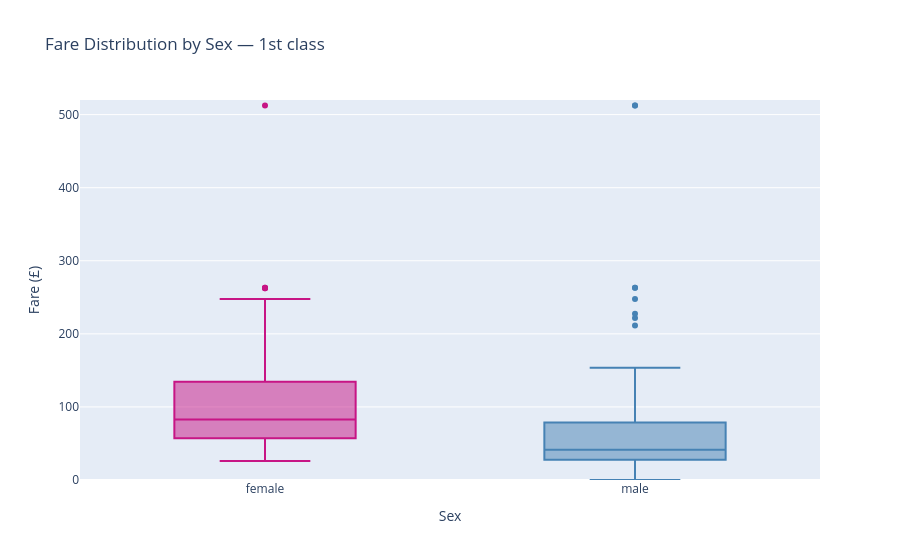

This figure's notebook cell:
### Markdown cell above
## 14. Create the second static Plotly figure

The second figure should add different but related evidence rather than repeat the first figure in another style.

### Code cell
fig2 = px.box(
    default_data,
    x="Sex",
    y="Fare",
    color="Sex",
    category_orders={"Sex": ["female", "male"]},
    color_discrete_map={"female": "mediumvioletred", "male": "steelblue"},
    title=f"Fare Distribution by Sex — {default_class}",
    labels={"Fare": "Fare (£)", "Sex": "Sex"}
)
fig2.update_yaxes(range=[0, 520])
fig2.update_layout(showlegend=False)
fig2.show()

### Figure 1 — Plotly figure (JSON) as saved in the notebook; plotly's stock layout.template omitted (floating-point values rounded to 4 significant figures)
{"data": [{"alignmentgroup": "True", "hovertemplate": "Sex=%{x}<br>Fare (£)=%{y}<extra></extra>", "legendgroup": "female", "marker": {"color": "mediumvioletred"}, "name": "female", "notched": false, "offsetgroup": "female", "orientation": "v", "showlegend": true, "type": "box", "x": ["female", "female", "female", "female", "female", "female", "female", "female", "female", "female", "female", "female", "female", "female", "female", "female", "female", "female", "female", "female", "female", "female", "female", "female", "female", "female", "female", "female", "female", "female", "female", "female", "female", "female", "female", "female", "female", "female", "female", "female", "female", "female", "female", "female", "female", "female", "female", "female", "female", "female", "female", "female", "female", "female", "female", "female", "female", "female", "female", "female", "female", "female", "female", "female", "female", "female", "female", "female", "female", "female", "female", "female", "female", "female", "female", "female", "female", "female", "female", "female", "female", "female", "female", "female", "female", "female", "female", "female", "female", "female", "female", "female", "female", "female"], "x0": " ", "xaxis": "x", "y": [71.28, 53.1, 26.55, 146.5, 76.73, 80.0, 263.0, 26.28, 66.6, 55.0, 28.71, 27.72, 146.5, 113.3, 76.29, 83.47, 79.2, 86.5, 512.3, 153.5, 135.6, 77.96, 78.85, 91.08, 151.6, 247.5, 110.9, 108.9, 56.93, 83.16, 262.4, 164.9, 134.5, 135.6, 57.98, 133.7, 134.5, 263.0, 55.0, 75.25, 69.3, 82.17, 227.5, 52.0, 113.3, 90.0, 120.0, 51.86, 90.0, 78.27, 151.6, 86.5, 59.4, 93.5, 57.98, 106.4, 49.5, 71.0, 39.6, 79.65, 51.48, 55.9, 110.9, 79.65, 78.27, 153.5, 77.96, 69.3, 52.0, 211.3, 227.5, 151.6, 49.5, 227.5, 211.3, 262.4, 86.5, 120.0, 77.96, 211.3, 57.0, 25.93, 53.1, 93.5, 80.0, 83.16, 31.0, 89.1, 39.4, 164.9, 25.93, 52.55, 83.16, 30.0], "y0": " ", "yaxis": "y"}, {"alignmentgroup": "True", "hovertemplate": "Sex=%{x}<br>Fare (£)=%{y}<extra></extra>", "legendgroup": "male", "marker": {"color": "steelblue"}, "name": "male", "notched": false, "offsetgroup": "male", "orientation": "v", "showlegend": true, "type": "box", "x": ["male", "male", "male", "male", "male", "male", "male", "male", "male", "male", "male", "male", "male", "male", "male", "male", "male", "male", "male", "male", "male", "male", "male", "male", "male", "male", "male", "male", "male", "male", "male", "male", "male", "male", "male", "male", "male", "male", "male", "male", "male", "male", "male", "male", "male", "male", "male", "male", "male", "male", "male", "male", "male", "male", "male", "male", "male", "male", "male", "male", "male", "male", "male", "male", "male", "male", "male", "male", "male", "male", "male", "male", "male", "male", "male", "male", "male", "male", "male", "male", "male", "male", "male", "male", "male", "male", "male", "male", "male", "male", "male", "male", "male", "male", "male", "male", "male", "male", "male", "male", "male", "male", "male", "male", "male", "male", "male", "male", "male", "male", "male", "male", "male", "male", "male", "male", "male", "male", "male", "male", "male", "male"], "x0": " ", "xaxis": "x", "y": [51.86, 35.5, 263.0, 27.72, 82.17, 52.0, 61.98, 35.5, 83.47, 27.72, 47.1, 61.17, 34.65, 63.36, 77.29, 52.0, 247.5, 77.29, 53.1, 79.2, 61.38, 25.93, 33.5, 30.7, 50.0, 26.55, 31.0, 90.0, 90.0, 52.55, 26.55, 79.65, 0.0, 31.0, 29.7, 26.0, 27.72, 30.5, 151.6, 28.5, 153.5, 66.6, 35.5, 35.0, 55.44, 135.6, 211.5, 120.0, 26.55, 55.9, 263.0, 81.86, 26.55, 30.5, 27.75, 89.1, 26.55, 26.55, 38.5, 26.55, 52.0, 91.08, 29.7, 30.5, 49.5, 108.9, 26.55, 26.29, 34.02, 221.8, 26.55, 106.4, 26.0, 110.9, 26.55, 227.5, 26.39, 40.12, 79.2, 56.93, 42.4, 26.55, 30.5, 52.55, 32.32, 30.0, 30.5, 0.0, 76.73, 35.5, 113.3, 133.7, 25.59, 52.0, 512.3, 76.73, 57.0, 26.55, 110.9, 26.29, 26.29, 26.55, 52.0, 53.1, 512.3, 30.0, 78.85, 71.0, 53.1, 39.6, 30.0, 79.2, 30.7, 120.0, 0.0, 0.0, 0.0, 29.7, 26.55, 50.5, 5.0, 30.0], "y0": " ", "yaxis": "y"}], "layout": {"boxmode": "overlay", "legend": {"title": {"text": "Sex"}, "tracegroupgap": 0}, "showlegend": false, "title": {"text": "Fare Distribution by Sex — 1st class"}, "xaxis": {"anchor": "y", "categoryarray": ["female", "male"], "categoryorder": "array", "domain": [0, 1], "title": {"text": "Sex"}}, "yaxis": {"anchor": "x", "domain": [0, 1], "range": [0, 520], "title": {"text": "Fare (£)"}}}}
